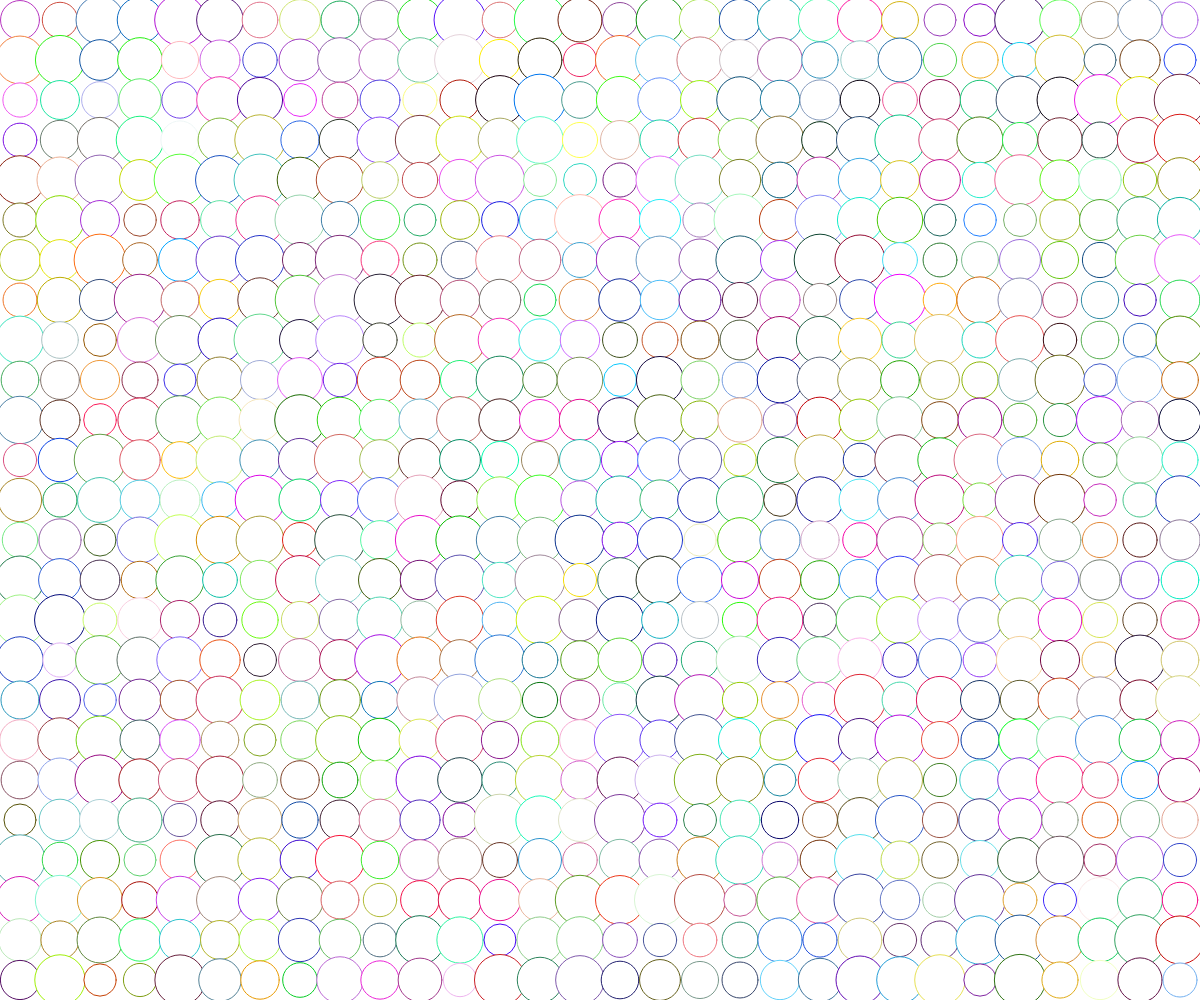
Frame 1 (no input)
Frame 60 (no input): identical to frame 1, image omitted
Frame 120 (the mouse pressed at the canvas centre since frame 60): identical to frame 1, image omitted

The p5.js sketch that drew this single still picture (run headless with seeded random() and noise() and a simulated clock; from frame 60 on, the mouse is pressed at the canvas centre):

// p5.js sketch
// ── sketch.js
// Loop Grid
let gridSpacing = 40;

function setup() {
  createCanvas(windowWidth, windowHeight);
  ellipseMode(CENTER);
  cirlceGrid();
}

function mouseClicked(){
  cirlceGrid();
}

function cirlceGrid() {
  for (let y = gridSpacing/2; y < height; y += gridSpacing) {
    for (let x = gridSpacing/2; x < width; x += gridSpacing) {
      stroke(random(255), random(255), random(255));
      //fill(random(255), random(255), random(255));
      let size = random(gridSpacing*0.8, gridSpacing*1.3);
      ellipse(x, y, size, size);
    }
  }
}

function draw() {

}
